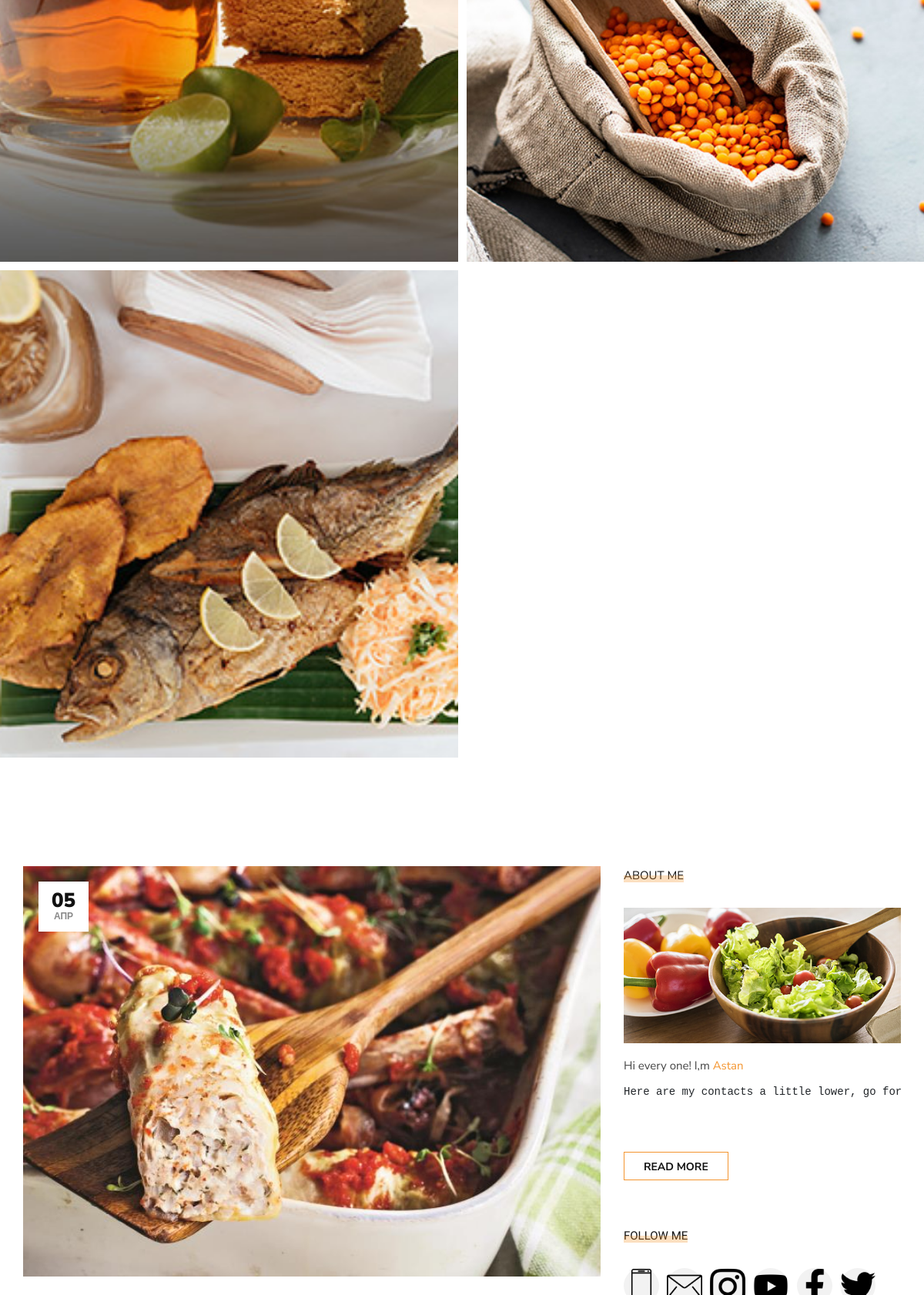
The app's page / (middle part), older data.
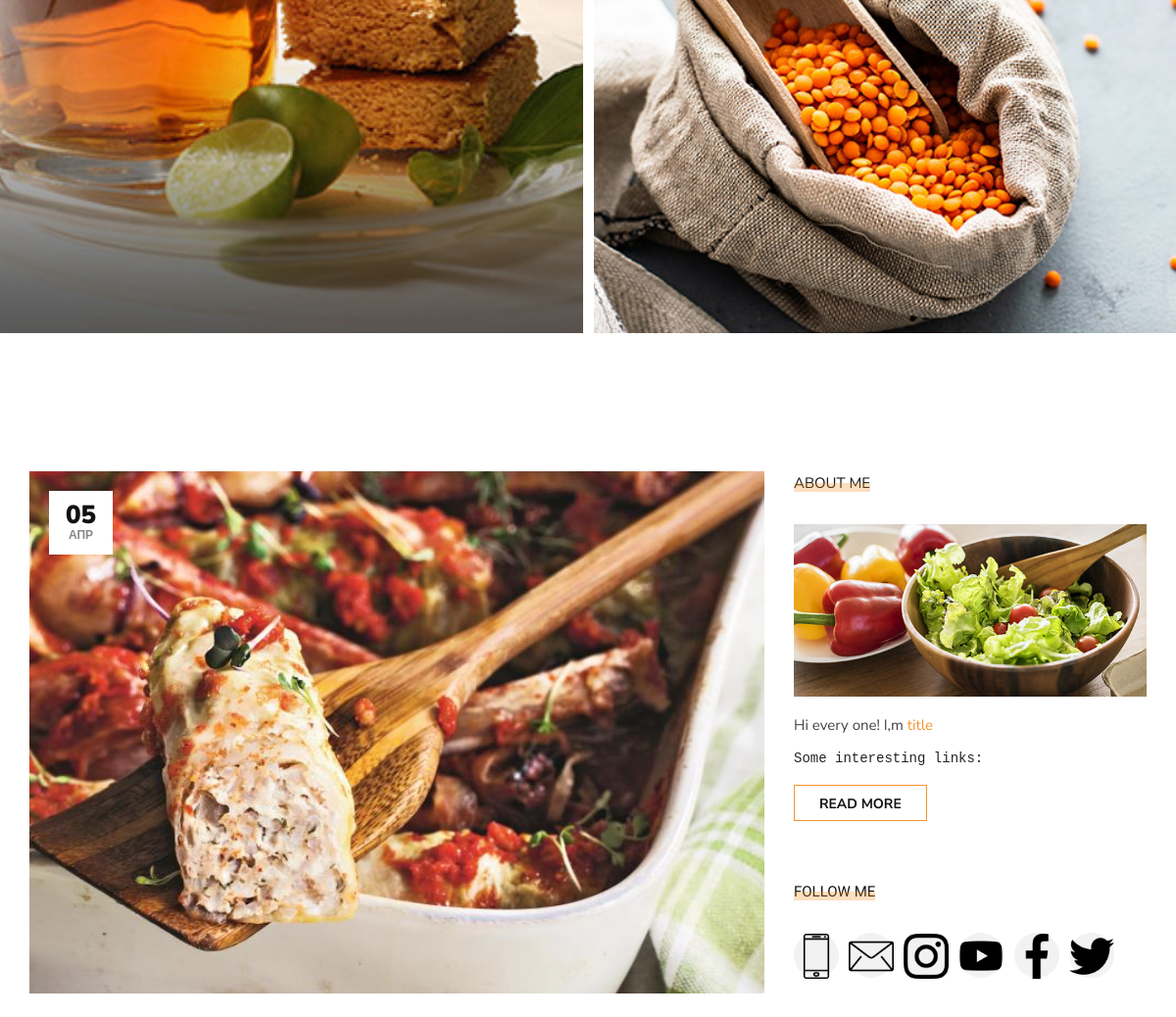
The same page, newer data.
### gallery/models.py (models this page shows, shortened)
class Photo(models.Model):
    name = models.CharField(max_length=250)
    image = models.ImageField(upload_to="gallery")
    captions = models.TextField(blank=True)
    create_date = models.DateTimeField(auto_now_add=True)
    slug = models.SlugField(max_length=255)
    class Meta:
        ordering = ["name"]

### blog/models.py (models this page shows, shortened)
class Post(models.Model):
    author = models.ForeignKey(User, related_name="posts", on_delete=models.CASCADE)
    title = models.CharField(max_length=200)
    image = models.ImageField(upload_to="articles/")
    text = models.TextField()
    category = models.ForeignKey(
        Category, related_name="post", on_delete=models.SET_NULL, null=True
    )
    tags = models.ManyToManyField(Tag, related_name="post")
    create_at = models.DateTimeField(auto_now_add=True)
    slug = models.SlugField(max_length=200, unique=True)
    def get_absolute_url(self):
        return reverse(
            "post_single", kwargs={"slug": self.category.slug, "post_slug": self.slug}
        )

### contact/models.py (models this page shows, shortened)
class About(models.Model):
    name = models.CharField(max_length=50, default="")
    text = RichTextField()
    mini_text = RichTextField()
    def get_first_image(self):
        item = self.about_images.first()
        return item.image.url

class ImageAbout(models.Model):
    image = models.ImageField(upload_to="about/")
    page = models.ForeignKey(
        About, on_delete=models.CASCADE, related_name="about_images"
    )
    alt = models.CharField(max_length=100)

class Social(models.Model):
    icon = models.FileField(upload_to="icons/")
    name = models.CharField(max_length=200)
    link = models.URLField()

### blog/views.py (the view)
# urls.py: path("", views.HomeView.as_view(), name="home"),
class HomeView(ListView):
    model = Post
    paginate_by = 9
    template_name = "blog/home.html"

### blog/models.py (called while the page is built)
    def __str__(self):
        return self.name

### blog/templatetags/menu_tags.py (called while the page is built)
def get_all_categories():
    return Category.objects.all()

@register.simple_tag()
def get_list_category():
    return get_all_categories()

@register.inclusion_tag("blog/include/tags/top_menu.html")
def get_categories():
    category = get_all_categories()
    return {"list_category": category}

@register.inclusion_tag("blog/include/tags/recipes_tag.html")
def get_last_posts():
    posts = Post.objects.select_related("category").order_by("-id")[:5]
    return {"list_last_post": posts}

### contact/templatetags/social_tags.py (called while the page is built)
@register.simple_tag()
def get_social_links():
    return Social.objects.all()

@register.simple_tag()
def get_about():
    return About.objects.last()

### gallery/templatetags/gallery_tags.py (called while the page is built)
@register.inclusion_tag("blog/include/tags/gallery_tag.html")
def get_gallery():
    photos = Photo.objects.order_by()[:5]
    return {"photos": photos}

### templates/blog/home.html (shortened to what this page needs)
{% extends 'base.html' %}
{% load gallery_tags %}
{% block content %}
  {% get_gallery %}
  <section class="categories spad">
    <div class="categories__post">
      <div class="container">
        <div class="row">
          <div class="col-lg-8 col-md-8">
            {% for post in post_list %}
                {% if forloop.first %}
                  <div class="categories__post__item categories__post__item--large">
                    <div class="categories__post__item__pic set-bg"
                         data-setbg="{{ post.image.url }}">
                      <div class="post__meta">
                        <h4>{{ post.create_at|date:"d" }}</h4>
                        <span>{{ post.create_at|date:"M" }}</span>
                      </div>
                    </div>
                  </div>
                {% endif %}
            {% endfor %}
          </div>
          {% include 'blog/include/sidebar.html' %}
        </div>
      </div>
    </div>
  </section>
{% endblock content %}

### templates/blog/include/tags/gallery_tag.html
<section class="hero">
  <div class="hero__slider owl-carousel">
    <div class="hero__item">
      <div class="container-fluid">
        <div class="row">
          {% for photo in photos %}
            <div class="col-lg-6 p-0">
                <div class="hero__inside__item hero__inside__item--wide set-bg"
                     data-setbg="{{ photo.image.url }}">
                </div>
            </div>
          {% endfor %}
        </div>
      </div>
    </div>
  </div>
</section>

### templates/blog/include/sidebar.html (shortened to what this page needs)
{% load social_tags cache %}
{% cache 5000 sidebar %}
<div class="col-lg-4 col-md-4">
  <div class="sidebar__item">
    <div class="sidebar__about__item">
      <div class="sidebar__item__title">
        <h6>About me</h6>
      </div>
      {% get_about as about %}
      <img src="{{ about.get_first_image }}" alt="">
      <h6>Hi every one! I,m <span>{{ about.name }}</span></h6>
      <p>{{ about.mini_text|safe }}</p>
      <a href="{% url 'about' %}" class="primary-btn">Read more</a>
    </div>
    <div class="sidebar__follow__item">
      <div class="sidebar__item__title">
        <h6>Follow me</h6>
      </div>
      {% get_social_links as social_links %}
      <div class="sidebar__item__follow__links">
        {% for item in social_links %}
          <a href="{{ item.link }}"><img src="{{ item.icon.url }}"></a>
        {% endfor %}
      </div>
    </div>
  </div>
</div>
{% endcache %}

Row changes from the older to the newer data that the page shows:
removed Photo: shows a picture
removed About: get_first_image (picture), name "Astan", mini_text "Here are my contacts a little lower, go for…", mini_text (picture)
added About: get_first_image (picture), name "title", mini_text "Some interesting links:"
